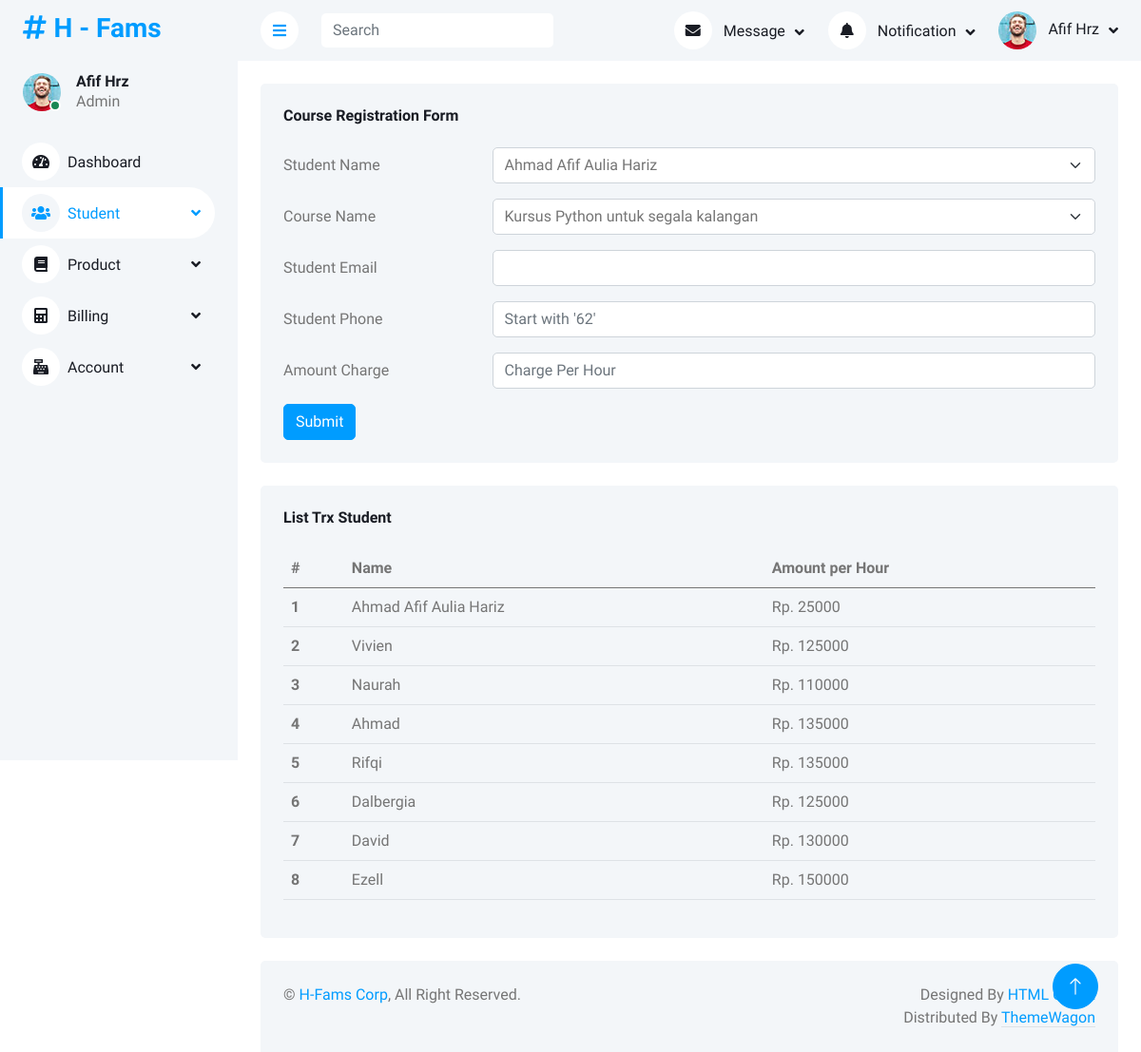
The page /student/courseregistration/ on the database its author committed.
### dashboard/models.py (models this page shows)
class admin_mst_module(models.Model):
    modulename = models.CharField(max_length=30, db_column="MODULENAME")
    pagename = models.CharField(max_length=30, db_column="PAGENAME")
    created_by = models.CharField(max_length=30, db_column="CREATED_BY")
    date_created = models.DateField(default=datetime.date.today, blank=True, db_column="DATE_CREATED")
    modified_by = models.CharField(max_length=30, blank=True, null=True, db_column="MODIFIED_BY")
    date_modified = models.DateField(blank=True, null=True, db_column="DATE_MODIFIED")
    adm_mst_id = models.IntegerField(blank=True, null=True, db_column="ADM_MST_MODULE_ID")
    validstatus = models.IntegerField(blank=True, null=True, db_column="VALIDSTATUS")
    ordernumber = models.IntegerField(db_column="ORDERNUMBER")
    levelnumber = models.IntegerField(blank=True, null=True, db_column="LEVELNUMBER")
    moduleurl = models.CharField(max_length=30, blank=True, null=True, db_column="MODULEURL")
    moduleicon = models.CharField(max_length=30, blank=True, null=True, db_column="MODULEICON")
    moduleclass = models.CharField(max_length=30, blank=True, null=True, db_column="MODULECLASS")
    application = models.CharField(max_length=30, db_column="APPLICATION")
    class Meta:
        db_table = 'ADM_MST_MODULE'

### student/models.py (models this page shows)
class std_trx(models.Model):
    std_mst_id = models.ForeignKey(std_mst, on_delete=models.RESTRICT, db_column="STD_MST_ID")
    prd_mst_id = models.ForeignKey(prd_mst, on_delete=models.RESTRICT, db_column="PRD_MST_ID")
    phone = models.CharField(max_length=30, db_column="STUDENT_PHONE")
    email = models.CharField(max_length=30, db_column="STUDENT_EMAIL")
    amount = models.IntegerField(db_column="AMOUNT")
    validuntil = models.DateField(blank=True, null=True, db_column="VALID_UNTIL")
    date_created = models.DateField(default=datetime.date.today, blank=True, db_column="DATE_CREATED")
    created_by = models.CharField(max_length=30, db_column="CREATED_BY")
    date_modified = models.DateField(blank=True, null=True, db_column="DATE_MODIFIED")
    modified_by = models.CharField(max_length=30, blank=True, null=True, db_column="MODIFIED_BY")
    remarks = models.CharField(max_length=30, blank=True, null=True, db_column="REMARKS")
    class Meta:
        db_table = 'STD_TRX'

### student/views.py (the view, shortened to what this page needs)
# urls.py: path('courseregistration/', views.courseregistration_view, name='courseregistration'),
@csrf_protect
def courseregistration_view(request):
    data_std = std_mst.objects.filter(validuntil__isnull=True)
    data_prd = prd_mst.objects.filter(validuntil__isnull=True)
    data_trx = std_trx.objects.raw('''SELECT st.ID, sm.NAME, st.AMOUNT FROM STD_TRX st
	JOIN STD_MST sm ON sm.ID = st.STD_MST_ID
	WHERE sm.VALID_UNTIL ISNULL''')
    context = {
        'title':'H - Course Registration',
        'dashboard_active':'Student',
        'data_std':data_std,
        'data_prd':data_prd,
        'data_trx':data_trx
        }
    return render(request, 'student/courseregistration_view.html', context)

### student/templates/student/courseregistration_view.html (shortened to what this page needs)
{% extends 'base_site.html' %}
{% load static %}
{% block content %}
<div class="container-fluid pt-4 px-4">
    <div class="row g-4">
        <form action="/student/courseregistration/" method="post">{% csrf_token %}
        <div class="col-sm-12 col-xl-12">
            <div class="bg-light rounded h-100 p-4">
                <h6 class="mb-4">Course Registration Form</h6>
                    <div class="row mb-3">
                        <label for="inputNameStudent" class="col-sm-3 col-form-label">Student Name</label>
                        <div class="col-sm-9">
                            <select class="form-select" id="inputNameStudent" name="inputNameStudent" required=True>
                                {% for option in data_std %}
                                    <option value={{option.id}}>{{option.name}}</option>
                                {% endfor %}
                            </select>
                        </div>
                    </div>
                    <div class="row mb-3">
                        <label for="inputNameCourse" class="col-sm-3 col-form-label">Course Name</label>
                        <div class="col-sm-9">
                            <select class="form-select" id="inputNameCourse" name="inputNameCourse" required=True>
                                {% for option in data_prd %}
                                    <option value={{option.id}}>{{option.description}}</option>
                                {% endfor %}
                            </select>
                        </div>
                    </div>
                    <div class="row mb-3">
                        <label for="inputEmail" class="col-sm-3 col-form-label">Student Email</label>
                        <div class="col-sm-9">
                            <input type="email" class="form-control" id="inputEmail" name="inputEmail">
                        </div>
                    </div>
                    <div class="row mb-3">
                        <label for="inputPhone" class="col-sm-3 col-form-label">Student Phone</label>
                        <div class="col-sm-9">
                            <input type="text" class="form-control" id="inputPhone" required=True placeholder="Start with '62'" name="inputPhone">
                        </div>
                    </div>
                    <div class="row mb-3">
                        <label for="inputAmount" class="col-sm-3 col-form-label">Amount Charge</label>
                        <div class="col-sm-9">
                            <input type="number" class="form-control" id="inputAmount" name="inputAmount" step=5000 placeholder="Charge Per Hour" required=True>
                        </div>
                    </div>
                    <button type="submit" class="btn btn-primary">Submit</button>
            </div>
        </div>
        </form>
        <div class="col-sm-12 col-xl-12">
            <div class="bg-light rounded h-100 p-4">
                <h6 class="mb-4">List Trx Student</h6>
                <table class="table table-hover">
                    <thead>
                        <tr>
                            <th scope="col">#</th>
                            <th scope="col">Name</th>
                            <th scope="col">Amount per Hour</th>
                        </tr>
                    </thead>
                    <tbody>
                        {% for data in data_trx %}
                        <tr>
                            <th scope="row">{{forloop.counter}}</th>
                            <td>{{data.NAME}}</td>
                            <td>Rp. {{data.amount}}</td>
                        </tr>
                        {% endfor %}
                    </tbody>
                </table>
            </div>
        </div>
    </div>
</div>
{% endblock content %}

### templates/base_site.html (shortened to what this page needs)
{% load static %}
{% load custom_tags %}
<!DOCTYPE html>
<html lang="en">
<head>
    <link href="https://cdnjs.cloudflare.com/ajax/libs/font-awesome/5.10.0/css/all.min.css" rel="stylesheet">
    <link href="https://cdn.jsdelivr.net/npm/bootstrap-icons@1.4.1/font/bootstrap-icons.css" rel="stylesheet">
    <link href={% static "lib/owlcarousel/assets/owl.carousel.min.css" %} rel="stylesheet">
    <link href={% static "lib/tempusdominus/css/tempusdominus-bootstrap-4.min.css" %} rel="stylesheet" />
    <link href={% static "css/bootstrap.min.css" %} rel="stylesheet">
    <link href={% static "css/style.css" %} rel="stylesheet">
</head>
<body>
    <div class="container-xxl position-relative bg-white d-flex p-0">
        <div class="sidebar pe-4 pb-3">
            <nav class="navbar bg-light navbar-light">
                <a href="/home/" class="navbar-brand mx-4 mb-3">
                    <h3 class="text-primary"><i class="fa fa-hashtag me-2"></i>H - Fams</h3>
                </a>
                <div class="d-flex align-items-center ms-4 mb-4">
                    <div class="position-relative">
                        <img class="rounded-circle" src={% static "img/user.jpg" %} alt="" style="width: 40px; height: 40px;">
                        <div class="bg-success rounded-circle border border-2 border-white position-absolute end-0 bottom-0 p-1"></div>
                    </div>
                    <div class="ms-3">
                        <h6 class="mb-0">Afif Hrz</h6>
                        <span>Admin</span>
                    </div>
                </div>
                <div class="navbar-nav w-100">
                    {% autoescape off %}
                    {% loop_module dashboard_active %}
                    {% endautoescape %}
                </div>
            </nav>
        </div>
        <div class="content">
            <nav class="navbar navbar-expand bg-light navbar-light sticky-top px-4 py-0">
                <a href="#" class="sidebar-toggler flex-shrink-0">
                    <i class="fa fa-bars"></i>
                </a>
                <form class="d-none d-md-flex ms-4">
                    <input class="form-control border-0" type="search" placeholder="Search">
                </form>
                <div class="navbar-nav align-items-center ms-auto">
                    <div class="nav-item dropdown">
                        <a href="#" class="nav-link dropdown-toggle" data-bs-toggle="dropdown">
                            <i class="fa fa-envelope me-lg-2"></i>
                            <span class="d-none d-lg-inline-flex">Message</span>
                        </a>
                    </div>
                    <div class="nav-item dropdown">
                        <a href="#" class="nav-link dropdown-toggle" data-bs-toggle="dropdown">
                            <i class="fa fa-bell me-lg-2"></i>
                            <span class="d-none d-lg-inline-flex">Notification</span>
                        </a>
                    </div>
                    <div class="nav-item dropdown">
                        <a href="#" class="nav-link dropdown-toggle" data-bs-toggle="dropdown">
                            <img class="rounded-circle me-lg-2" src={% static "img/user.jpg" %} alt="" style="width: 40px; height: 40px;">
                            <span class="d-none d-lg-inline-flex">Afif Hrz</span>
                        </a>
                    </div>
                </div>
            </nav>
            {% block content %}
            {% endblock content %}
            <div class="container-fluid pt-4 px-4">
                <div class="bg-light rounded-top p-4">
                    <div class="row">
                        <div class="col-12 col-sm-6 text-center text-sm-start">
                            &copy; <a href="#">H-Fams Corp</a>, All Right Reserved.
                        </div>
                        <div class="col-12 col-sm-6 text-center text-sm-end">
                            Designed By <a href="https://htmlcodex.com">HTML Codex</a>
                        Distributed By <a class="border-bottom" href="https://themewagon.com" target="_blank">ThemeWagon</a>
                        </div>
                    </div>
                </div>
            </div>
        </div>
        <a href="#" class="btn btn-lg btn-primary btn-lg-square back-to-top"><i class="bi bi-arrow-up"></i></a>
    </div>
</body>
</html>

### staticfiles/css/style.css (style rules this page uses)
:root { --primary: #009CFF; --light: #F3F6F9; --dark: #191C24; }
.back-to-top { position: fixed; display: none; right: 45px; bottom: 45px; z-index: 99; }
.btn { transition: .5s; }
.btn.btn-primary { color: #FFFFFF; }
.btn-lg-square { width: 48px; height: 48px; }
.btn-square, .btn-sm-square, .btn-lg-square { padding: 0; display: inline-flex; align-items: center; justify-content: center; font-weight: normal; border-radius: 50px; }
.sidebar { position: fixed; top: 0; left: 0; bottom: 0; width: 250px; height: 100vh; overflow-y: auto; background: var(--light); transition: 0.5s; z-index: 999; }
.content { margin-left: 250px; min-height: 100vh; background: #FFFFFF; transition: 0.5s; }
@media (min-width: 992px) { .sidebar { margin-left: 0; } }
@media (min-width: 992px) { .content { width: calc(100% - 250px); } }
.sidebar .navbar .navbar-nav .nav-link { padding: 7px 20px; color: var(--dark); font-weight: 500; border-left: 3px solid var(--light); border-radius: 0 30px 30px 0; outline: none; }
.sidebar .navbar .navbar-nav .nav-link:hover, .sidebar .navbar .navbar-nav .nav-link.active { color: var(--primary); background: #FFFFFF; border-color: var(--primary); }
.sidebar .navbar .navbar-nav .nav-link i { width: 40px; height: 40px; display: inline-flex; align-items: center; justify-content: center; background: #FFFFFF; border-radius: 40px; }
.sidebar .navbar .navbar-nav .nav-link:hover i, .sidebar .navbar .navbar-nav .nav-link.active i { background: var(--light); }
.sidebar .navbar .dropdown-toggle::after { position: absolute; top: 15px; right: 15px; border: none; content: "\f107"; font-family: "Font Awesome 5 Free"; font-weight: 900; transition: .5s; }
.content .navbar .navbar-nav .nav-link { margin-left: 25px; padding: 12px 0; color: var(--dark); outline: none; }
.content .navbar .sidebar-toggler, .content .navbar .navbar-nav .nav-link i { width: 40px; height: 40px; display: inline-flex; align-items: center; justify-content: center; background: #FFFFFF; border-radius: 40px; }
.content .navbar .dropdown-toggle::after { margin-left: 6px; vertical-align: middle; border: none; content: "\f107"; font-family: "Font Awesome 5 Free"; font-weight: 900; transition: .5s; }

### rows shown on the page
admin_mst_module: id+MODULENAME+MODULEURL "Dashboard Student Product Billing Account"
std_trx: NAME "Ahmad Afif Aulia Hariz", amount "25000"
std_trx: NAME "Vivien", amount "125000"
std_trx: NAME "Naurah", amount "110000"
std_trx: NAME "Ahmad", amount "135000"
std_trx: NAME "Rifqi", amount "135000"
std_trx: NAME "Dalbergia", amount "125000"
std_trx: NAME "David", amount "130000"
std_trx: NAME "Ezell", amount "150000"

### other values the page prints
form field inputNameStudent "Ahmad Afif Aulia Hariz"
form field inputNameCourse "Kursus Python untuk segala kalangan"
